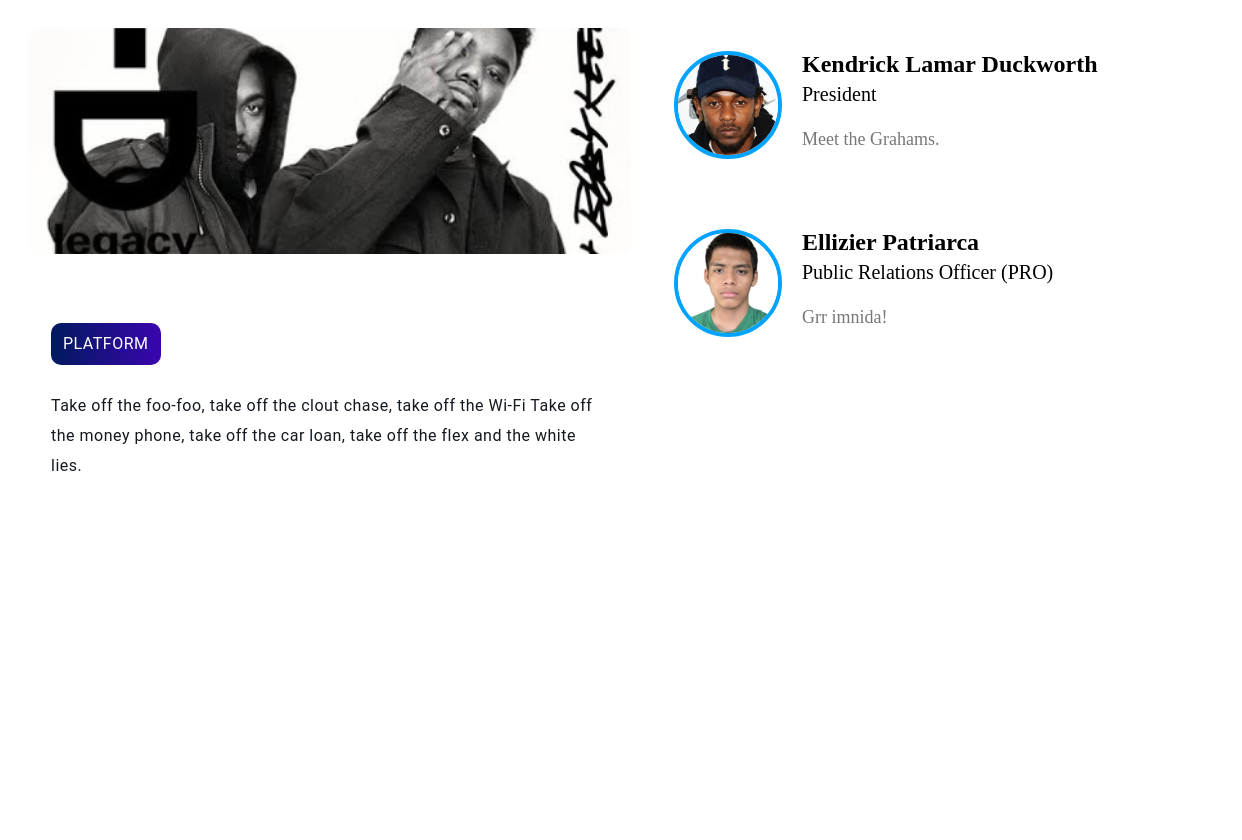
/Voter_db/partylists-info.php?party_lists=pgLang, run on the app's committed database.
### tables this page shows
CREATE TABLE `party_lists` (
  `party_id` int(11) NOT NULL,
  `name` varchar(100) NOT NULL,
  `picture` varchar(255) DEFAULT NULL,
  `timestamp` datetime DEFAULT current_timestamp(),
  `created_at` datetime DEFAULT current_timestamp(),
  `platform` text DEFAULT NULL
);

CREATE TABLE `candidates` (
  `candidate_id` int(11) NOT NULL,
  `first_name` varchar(50) DEFAULT NULL,
  `surname` varchar(50) DEFAULT NULL,
  `position` varchar(50) DEFAULT NULL,
  `party_list` varchar(50) DEFAULT NULL,
  `picture` varchar(255) DEFAULT NULL,
  `timestamp` datetime DEFAULT NULL,
  `platform` text DEFAULT NULL
);

### Voter_db/partylists-info.php (the view, shortened to what this page needs)
<?php
include 'db_connection.php';
$conn = new mysqli($servername, $username, $password, $dbname);
$party_lists = isset($_GET['party_lists']) ? $_GET['party_lists'] : '';
$party_stmt = $conn->prepare("SELECT name, platform, picture FROM party_lists WHERE name = ?");
$party_stmt->bind_param("s", $party_lists);
$party_stmt->execute();
$party_result = $party_stmt->get_result();
$party_info = $party_result->fetch_assoc();
echo "<div class='content-container'>";
if ($party_info) {
    echo "<div class='party-side'>
            <div class='party-card'>
                <img src='uploads/" . htmlspecialchars($party_info['picture']) . "' alt='Party Banner' class='party-pic'>
            </div>
            <div class='party-side-text'>
                <p style='display: inline-block; background: linear-gradient(90deg, #001a5f, #3a05ae); color: white; border-radius: 10px; padding: 6px 12px; margin-bottom:10px;'>PLATFORM</p>
                <p>" . htmlspecialchars($party_info['platform']) . "</p>
            </div>
          </div>";
} else {
    echo "<div class='party-side'><p>Party list details not found.</p></div>";
}
$candidate_stmt = $conn->prepare("SELECT first_name, surname, position, picture, platform FROM candidates WHERE party_list = ?");
$candidate_stmt->bind_param("s", $party_lists);
$candidate_stmt->execute();
$candidate_result = $candidate_stmt->get_result();
echo "<div class='candidates'>";
if ($candidate_result->num_rows > 0) {
    while ($row = $candidate_result->fetch_assoc()) {
        echo "<div class='candidate-card'>
                <img src='uploads/" . htmlspecialchars($row['picture']) . "' class='candidate-picture'>
                <div class='candidate-info'>
                    <h2 class='candidate-name'>" . htmlspecialchars($row['first_name']) . " " . htmlspecialchars($row['surname']) . "</h2>
                    <p class='candidate-position'>" . htmlspecialchars($row['position']) . "</p>
                    <p class='candidate-platform'>" . htmlspecialchars($row['platform']) . "</p>
                </div>
              </div>";
    }
} else {
    echo "<p>No candidates found for this party list.</p>";
}
echo "</div>";
echo "</div>";
?>

### Voter_db/partylists-info.php (style rules this page uses)
.content-container { display: flex; width: 100%; height: 100%; gap: 20px; padding: 20px; overflow-y: scroll; flex-wrap: wrap; }
.party-side { flex: 1; text-align: left; color: aliceblue; display: flex; flex-direction: column; }
.party-side-text { padding: 20px; border-radius: 10px; background-color: rgba(255, 255, 255, 0.4); color: #141920; height: 100%; border: 3px solid transparent; transition: background-color 0.3s ease; }
.party-side p { font-family: Roboto; letter-spacing: 0.5px; line-height: 30px; }
.party-card img.party-pic { width: 100%; height: auto; border-radius: 10px; aspect-ratio: 8 / 3; object-fit: cover; margin-bottom: 30px; }
.candidates { flex: 1; display: flex; flex-direction: column; overflow-y: visible; max-height: 500px; gap: 15px; border-radius: 10px; }
.candidate-card { display: flex; flex-direction: row; align-items: flex-start; gap: 20px; padding: 20px; border-radius: 10px; background-color: rgba(255, 255, 255, 0.4); border: 3px solid transparent; transition: background-color 0.3s ease; }
.candidate-picture { width: 100px; height: 100px; border-radius: 50%; border: 4px solid #00a3ff; object-fit: cover; }
.candidate-info { display: flex; flex-direction: column; justify-content: center; align-items: flex-start; }
.candidate-name { font-size: 24px; font-weight: bold; margin: 0; }
.candidate-position { font-size: 20px; margin: 5px 0; }
.candidate-platform { font-size: 18px; color: #777; }

### data on the page
party_lists: picture (picture), platform "Take off the foo-foo, take off the clout chase, take off the Wi-Fi Take off the money phone, take off the car loan, take off the flex and the white lies."
candidates: picture (picture), first_name "Kendrick Lamar", surname "Duckworth", position "President", platform "Meet the Grahams."
candidates: picture (picture), first_name "Ellizier", surname "Patriarca", position "Public Relations Officer (PRO)", platform "Grr imnida!"
